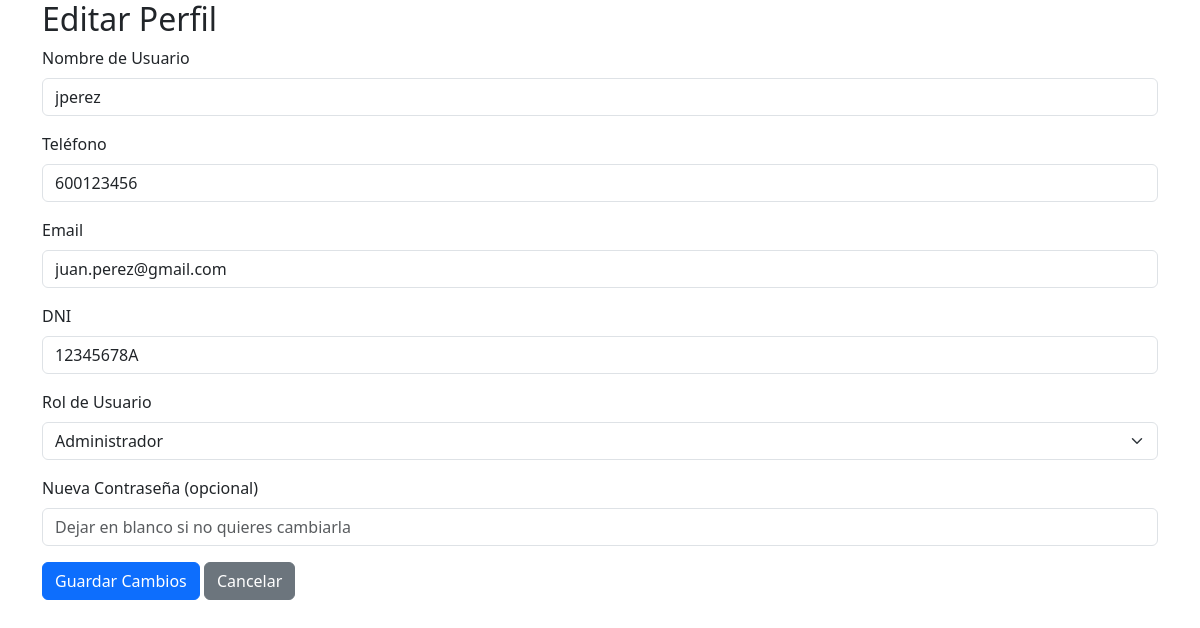
The page /entradas/editarRegistro.php?id=1 on the database its author committed.
### tables this page shows
CREATE TABLE tbl_usuario (
    id_usuario INT AUTO_INCREMENT PRIMARY KEY NOT NULL,
    nombre_usuario VARCHAR(50) NOT NULL,
    password_usuario VARCHAR(50) NOT NULL,
    email_usuario VARCHAR(60) NOT NULL,
    telf_usuario CHAR(9) NOT NULL,
    dni_usuario CHAR(9) NOT NULL,
    rol_usuario ENUM('Admin', 'Alumno') DEFAULT 'Alumno' NOT NULL
);

### entradas/editarRegistro.php (the view, shortened to what this page needs)
<?php
include_once('../db/conexion.php');
$userId = isset($_GET['id']) ? intval($_GET['id']) : (isset($_POST['id']) ? intval($_POST['id']) : 0);
$nombre_usuario = $password_usuario = $email_usuario = $telf_usuario = $dni_usuario = $rol_usuario = "";
try {
    $sql = "SELECT nombre_usuario, password_usuario, email_usuario, telf_usuario, dni_usuario, rol_usuario FROM tbl_usuario WHERE id_usuario = ?";
    $stmt = mysqli_stmt_init($conn);
    if (mysqli_stmt_prepare($stmt, $sql)) {
        mysqli_stmt_bind_param($stmt, "i", $userId);
        mysqli_stmt_execute($stmt);
        $result = mysqli_stmt_get_result($stmt);
        $usuario = mysqli_fetch_assoc($result);
        if ($usuario) {
            $nombre_usuario = $usuario['nombre_usuario'];
            $email_usuario = $usuario['email_usuario'];
            $telf_usuario = $usuario['telf_usuario'];
            $dni_usuario = $usuario['dni_usuario'];
            $rol_usuario = $usuario['rol_usuario'];
        } else {
            echo "<h6>Usuario no encontrado.</h6>";
            exit;
        }
    } else {
        echo "<h6>Error al preparar la consulta.</h6>";
        exit;
    }
} catch (Exception $e) {
    echo "<h6>Error: " . htmlspecialchars($e->getMessage()) . "</h6>";
    exit;
}
?>
<!DOCTYPE html>
<html lang="es">
<head>
    <link href="https://cdn.jsdelivr.net/npm/bootstrap@5.3.3/dist/css/bootstrap.min.css" rel="stylesheet">
</head>
<body>
<div class="container">
    <h2>Editar Perfil</h2>
    <form action="editarRegistro.php" method="POST">
        <div class="mb-3">
            <label for="nombre_usuario" class="form-label">Nombre de Usuario</label>
            <input type="text" class="form-control" name="nombre_usuario" id="nombre_usuario" value="<?php echo htmlspecialchars($nombre_usuario); ?>" required>
        </div>
        <div class="mb-3">
            <label for="telf_usuario" class="form-label">Teléfono</label>
            <input type="text" class="form-control" name="telf_usuario" id="telf_usuario" value="<?php echo htmlspecialchars($telf_usuario); ?>" required>
        </div>
        <div class="mb-3">
            <label for="email_usuario" class="form-label">Email</label>
            <input type="email" class="form-control" name="email_usuario" id="email_usuario" value="<?php echo htmlspecialchars($email_usuario); ?>" required>
        </div>
        <div class="mb-3">
            <label for="dni_usuario" class="form-label">DNI</label>
            <input type="text" class="form-control" name="dni_usuario" id="dni_usuario" value="<?php echo htmlspecialchars($dni_usuario); ?>" required>
        </div>
        <div class="mb-3">
            <label for="rol_usuario" class="form-label">Rol de Usuario</label>
            <select class="form-select" name="rol_usuario" id="rol_usuario" required>
                <option value="admin" <?php echo $rol_usuario === 'admin' ? 'selected' : ''; ?>>Administrador</option>
            </select>
        </div>
        <div class="mb-3">
            <label for="password_usuario" class="form-label">Nueva Contraseña (opcional)</label>
            <input type="password" class="form-control" id="password_usuario" name="password_usuario" placeholder="Dejar en blanco si no quieres cambiarla">
        </div>
        <button type="submit" name="update" class="btn btn-primary">Guardar Cambios</button>
        <a href="leerEscuela.php" class="btn btn-secondary">Cancelar</a>
    </form>
</div>
</body>
</html>

### rows shown on the page
tbl_usuario: nombre_usuario "jperez", telf_usuario "600123456", email_usuario "juan.perez@gmail.com", dni_usuario "12345678A"
